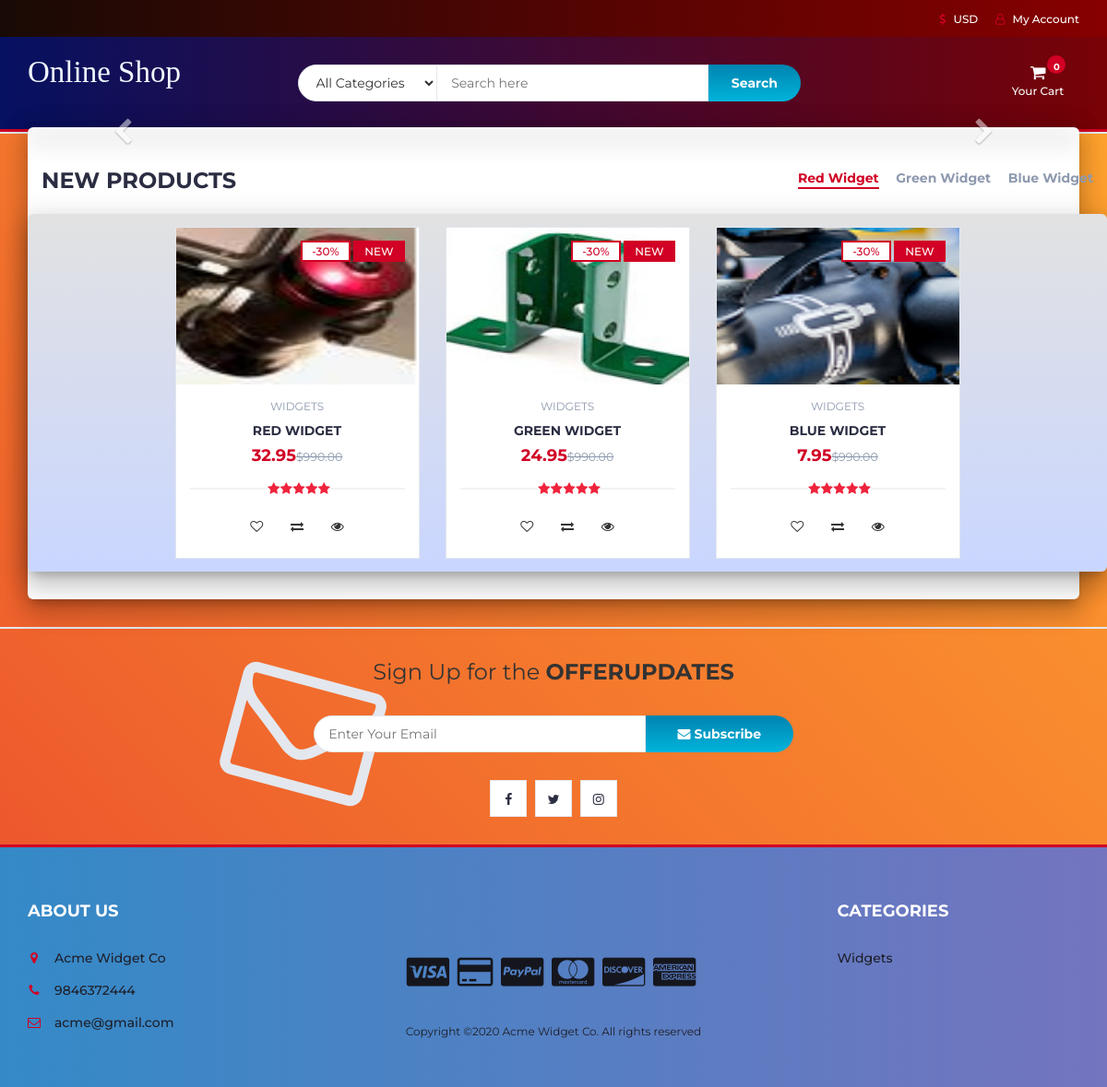
The page / on the database its author committed.
### tables this page shows
CREATE TABLE `products` (
  `product_id` int(100) NOT NULL,
  `product_cat` int(100) NOT NULL,
  `product_brand` int(100) NOT NULL,
  `product_code` varchar(10) DEFAULT NULL,
  `product_title` varchar(255) NOT NULL,
  `product_price` decimal(65,2) NOT NULL,
  `product_desc` text NOT NULL,
  `product_image` text NOT NULL,
  `product_keywords` text NOT NULL,
  `offer_minQty` int(10) NOT NULL,
  `offer_Value` decimal(65,2) NOT NULL
);

CREATE TABLE `categories` (
  `cat_id` int(100) NOT NULL,
  `cat_title` text NOT NULL
);

### index.php (called while the page is built)
<?php
include "header.php";
include "body.php";
include "newslettter.php";
include "footer.php";
?>

### body.php (the view, shortened to what this page needs)
   <div class="main main-raised">
        <div class="container mainn-raised" style="width:100%;">
  <div id="myCarousel" class="carousel slide" data-ride="carousel">
    <a class="left carousel-control _26sdfg" href="#myCarousel" data-slide="prev">
      <span class="glyphicon glyphicon-chevron-left"></span>
    </a>
    <a class="right carousel-control _26sdfg" href="#myCarousel" data-slide="next">
      <span class="glyphicon glyphicon-chevron-right"></span>
    </a>
  </div>
</div>
		<div class="section">
			<div class="container">
				<div class="row">
					<div class="col-md-12">
						<div class="section-title">
							<h3 class="title">New Products</h3>
							<div class="section-nav">
								<ul class="section-tab-nav tab-nav">
									<li class="active"><a data-toggle="tab" href="#tab1">Red Widget</a></li>
									<li><a data-toggle="tab" href="#tab1">Green Widget</a></li>
									<li><a data-toggle="tab" href="#tab1">Blue Widget</a></li>
								</ul>
							</div>
						</div>
					</div>
					<div class="col-md-12 mainn mainn-raised">
						<div class="row">
							<div class="products-tabs">
								<div id="tab1" class="tab-pane active">
									<div class="products-slick" data-nav="#slick-nav-1" >
									<?php
                    include 'db.php';
					$product_query = "SELECT * FROM products,categories WHERE product_cat=cat_id AND product_id BETWEEN 1 AND 10";
                $run_query = mysqli_query($con,$product_query);
                if(mysqli_num_rows($run_query) > 0){
                    while($row = mysqli_fetch_array($run_query)){
                        $pro_id    = $row['product_id'];
                        $pro_title = $row['product_title'];
                        $pro_price = $row['product_price'];
                        $pro_image = $row['product_image'];
                        $cat_name = $row["cat_title"];
                        echo "
								<div class='product'>
									<a href='product.php?p=$pro_id'><div class='product-img'>
										<img src='product_images/$pro_image' style='max-height: 170px;' alt=''>
										<div class='product-label'>
											<span class='sale'>-30%</span>
											<span class='new'>NEW</span>
										</div>
									</div></a>
									<div class='product-body'>
										<p class='product-category'>$cat_name</p>
										<h3 class='product-name header-cart-item-name'><a href='product.php?p=$pro_id'>$pro_title</a></h3>
										<h4 class='product-price header-cart-item-info'>$pro_price<del class='product-old-price'>$990.00</del></h4>
										<div class='product-rating'>
											<i class='fa fa-star'></i>
											<i class='fa fa-star'></i>
											<i class='fa fa-star'></i>
											<i class='fa fa-star'></i>
											<i class='fa fa-star'></i>
										</div>
										<div class='product-btns'>
											<button class='add-to-wishlist'><i class='fa fa-heart-o'></i><span class='tooltipp'>add to wishlist</span></button>
											<button class='add-to-compare'><i class='fa fa-exchange'></i><span class='tooltipp'>add to compare</span></button>
											<button class='quick-view'><i class='fa fa-eye'></i><span class='tooltipp'>quick view</span></button>
										</div>
									</div>
									<div class='add-to-cart'>
										<button pid='$pro_id' id='product' class='add-to-cart-btn block2-btn-towishlist' href='#'><i class='fa fa-shopping-cart'></i> add to cart</button>
									</div>
								</div>
			";
		}
}
?>
									</div>
								</div>
							</div>
						</div>
					</div>
				</div>
			</div>
		</div>
</div>

### header.php (shortened to what this page needs)
<!DOCTYPE html>
<html lang="en">
<head>
	<link type="text/css" rel="stylesheet" href="css/bootstrap.min.css" />
	<link type="text/css" rel="stylesheet" href="css/slick.css" />
	<link type="text/css" rel="stylesheet" href="css/slick-theme.css" />
	<link type="text/css" rel="stylesheet" href="css/nouislider.min.css" />
	<link rel="stylesheet" href="css/font-awesome.min.css">
	<link type="text/css" rel="stylesheet" href="css/style.css" />
	<link type="text/css" rel="stylesheet" href="css/accountbtn.css" />
</head>
<body>
	<header>
		<div id="top-header">
			<div class="container">
				<ul class="header-links pull-right">
					<li><a href="#"><i class="fa fa-usd"></i> USD</a></li>
					<li><?php
                             include "db.php";
                            if (isset($_SESSION["uid"])) {
                                $sql = "SELECT first_name FROM user_info WHERE user_id='$_SESSION[uid]'";
                                $query = mysqli_query($con, $sql);
                                $row=mysqli_fetch_array($query);
                                echo '
                               <div class="dropdownn">
                                  <a href="#" class="dropdownn" data-toggle="modal" data-target="#myModal" ><i class="fa fa-user-o"></i> HI '.$row["first_name"].'</a>
                                  <div class="dropdownn-content">
                                    <a href="" data-toggle="modal" data-target="#profile"><i class="fa fa-user-circle" aria-hidden="true" ></i>My Profile</a>
                                    <a href="logout.php"  ><i class="fa fa-sign-in" aria-hidden="true"></i>Log out</a>
                                  </div>
                                </div>';
                            } else {
                                echo '
                                <div class="dropdownn">
                                  <a href="#" class="dropdownn" data-toggle="modal" data-target="#myModal" ><i class="fa fa-user-o"></i> My Account</a>
                                  <div class="dropdownn-content">
                                    <a href="" data-toggle="modal" data-target="#Modal_login"><i class="fa fa-sign-in" aria-hidden="true" ></i>Login</a>
                                    <a href="" data-toggle="modal" data-target="#Modal_register"><i class="fa fa-user-plus" aria-hidden="true"></i>Register</a>
                                  </div>
                                </div>';
                            }
                                             ?>
					</li>
				</ul>
			</div>
		</div>
		<div id="header">
			<div class="container">
				<div class="row">
					<div class="col-md-3">
						<div class="header-logo">
							<a href="#" class="logo">
								<font style="font-style:normal; font-size: 33px;color: aliceblue;font-family: serif">
									Online Shop
								</font>
							</a>
						</div>
					</div>
					<div class="col-md-6">
						<div class="header-search">
							<form>
								<select class="input-select">
									<option value="0">All Categories</option>
								</select>
								<input class="input" id="search" type="text" placeholder="Search here">
								<button type="submit" id="search_btn" class="search-btn">Search</button>
							</form>
						</div>
					</div>
					<div class="col-md-3 clearfix">
						<div class="header-ctn">
							<div class="dropdown">
								<a class="dropdown-toggle" data-toggle="dropdown" aria-expanded="true">
									<i class="fa fa-shopping-cart"></i>
									<span>Your Cart</span>
									<div class="badge qty1">0</div>
								</a>
							</div>
						</div>
					</div>
				</div>
			</div>
		</div>
	</header>

### newslettter.php (shortened to what this page needs)
      <div id="newsletter" class="section">
	<div class="container">
		<div class="row">
			<div class="col-md-12">
				<div class="newsletter">
					<p>Sign Up for the <strong>OFFERUPDATES</strong></p>
					<form id="offer_form" onsubmit="return false">
						<input class="input" type="email" id="email" name="email" placeholder="Enter Your Email">
						<button class="newsletter-btn" value="Sign Up" name="signup_button" type="submit"><i class="fa fa-envelope"></i> Subscribe</button>
					</form>
					<ul class="newsletter-follow">
						<li>
							<a href="#"><i class="fa fa-facebook"></i></a>
						</li>
						<li>
							<a href="#"><i class="fa fa-twitter"></i></a>
						</li>
						<li>
							<a href="#"><i class="fa fa-instagram"></i></a>
						</li>
					</ul>
				</div>
			</div>
		</div>
	</div>
</div>

### footer.php (shortened to what this page needs)
<footer id="footer">
	<div class="section">
		<div class="container">
			<div class="row">
				<div class="col-md-3 col-xs-6">
					<div class="footer">
						<h3 class="footer-title">About Us</h3>
						<ul class="footer-links">
							<li><a href="#"><i class="fa fa-map-marker"></i>Acme Widget Co </a></li>
							<li><a href="#"><i class="fa fa-phone"></i>9846372444</a></li>
							<li><a href="#"><i class="fa fa-envelope-o"></i>acme@gmail.com</a></li>
						</ul>
					</div>
				</div>
				<div class="col-md-6 text-center" style="margin-top:80px;">
					<ul class="footer-payments">
						<li><a href="#"><i class="fa fa-cc-visa"></i></a></li>
						<li><a href="#"><i class="fa fa-credit-card"></i></a></li>
						<li><a href="#"><i class="fa fa-cc-paypal"></i></a></li>
						<li><a href="#"><i class="fa fa-cc-mastercard"></i></a></li>
						<li><a href="#"><i class="fa fa-cc-discover"></i></a></li>
						<li><a href="#"><i class="fa fa-cc-amex"></i></a></li>
					</ul>
					<span class="copyright">
						Copyright &copy; Acme Widget Co. All rights reserved
					</span>
				</div>
				<div class="col-md-3 col-xs-6">
					<div class="footer">
						<h3 class="footer-title">Categories</h3>
						<ul class="footer-links">
							<li><a href="#">Widgets</a></li>
						</ul>
					</div>
				</div>
			</div>
		</div>
	</div>
</footer>

### css/accountbtn.css (style rules this page uses)
.dropdownn { position: relative; display: inline-block; }

### header.php (style rules this page uses)
#header { background: #780206; background: -webkit-linear-gradient(to right, #061161, #780206); background: linear-gradient(to right, #061161, #780206); }
#top-header { background: #870000; background: -webkit-linear-gradient(to right, #190A05, #870000); background: linear-gradient(to right, #190A05, #870000); }
#footer { background: #7474BF; background: -webkit-linear-gradient(to right, #348AC7, #7474BF); background: linear-gradient(to right, #348AC7, #7474BF); color: #1E1F29; }
.footer-links li a { color: #1E1F29; }
.mainn-raised { margin: -7px 0px 0px; border-radius: 6px; box-shadow: 0 16px 24px 2px rgba(0, 0, 0, 0.14), 0 6px 30px 5px rgba(0, 0, 0, 0.12), 0 8px 10px -5px rgba(0, 0, 0, 0.2); }
.glyphicon { display: inline-block; font: normal normal normal 14px/1 FontAwesome; font-size: inherit; text-rendering: auto; -webkit-font-smoothing: antialiased; -moz-osx-font-smoothing: grayscale; }
.glyphicon-chevron-left:before { content: "\f053" }
.glyphicon-chevron-right:before { content: "\f054" }

### rows shown on the page
products: product_image (picture), categories.cat_title "WIDGETS", product_title "RED WIDGET", product_price "32.95"
products: product_image (picture), categories.cat_title "WIDGETS", product_title "GREEN WIDGET", product_price "24.95"
products: product_image (picture), categories.cat_title "WIDGETS", product_title "BLUE WIDGET", product_price "7.95"
